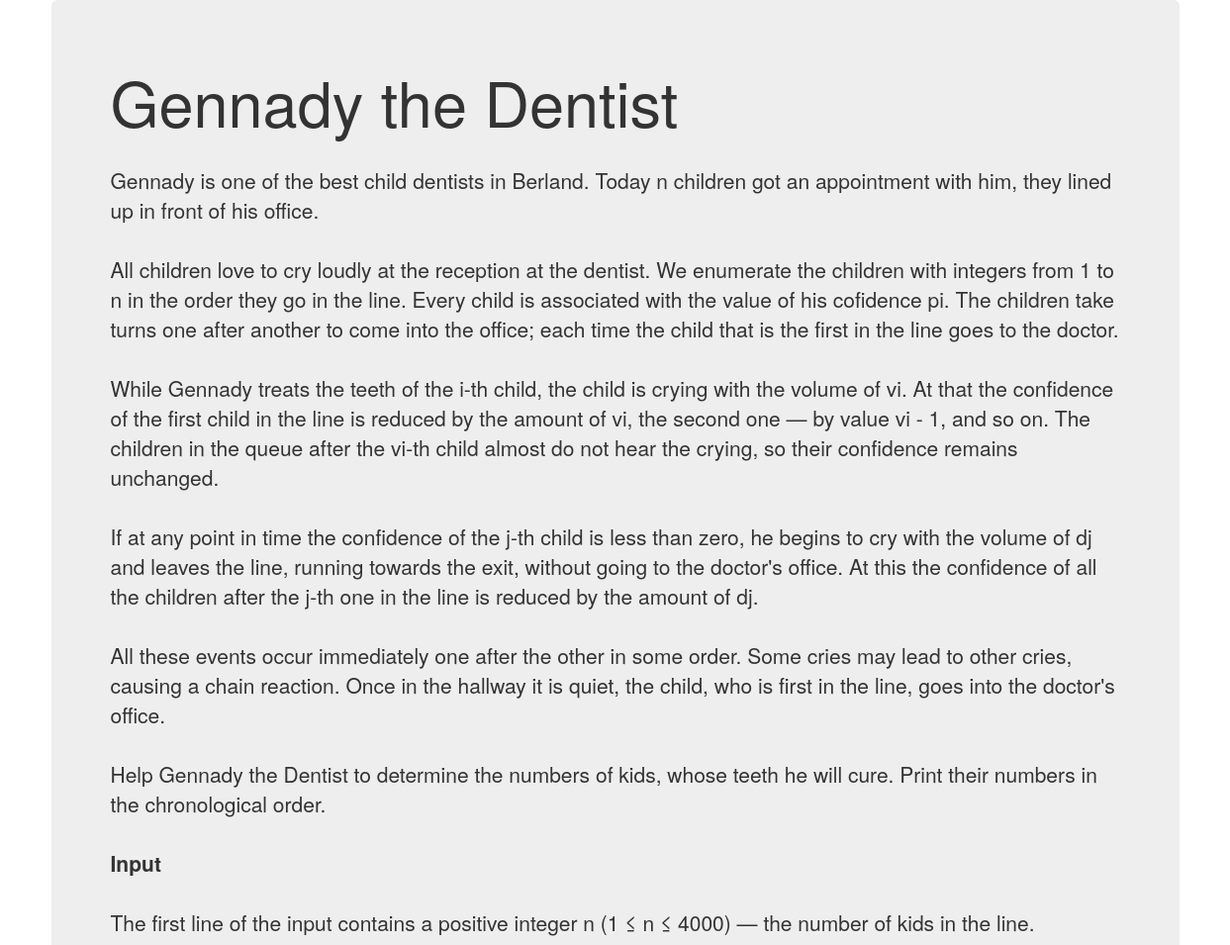
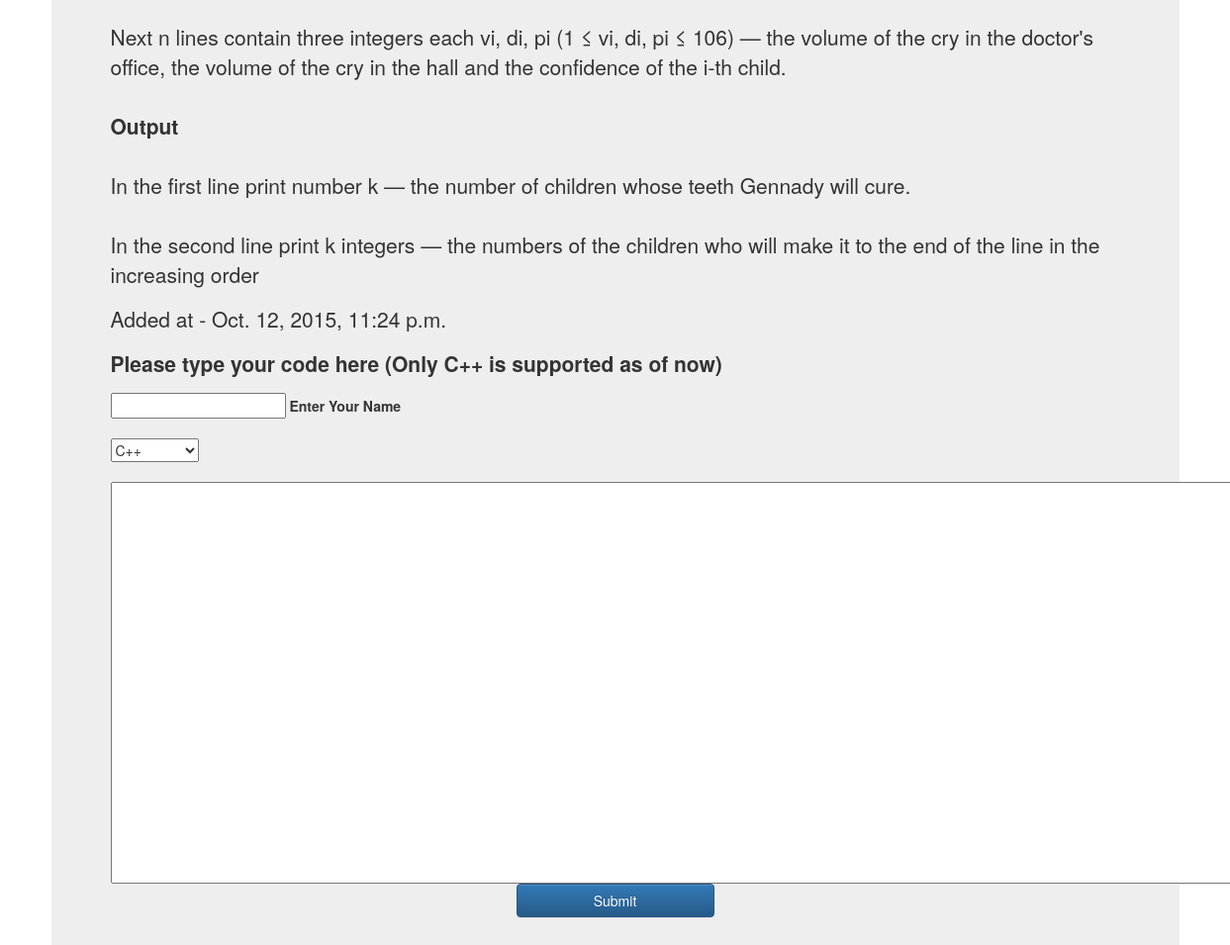
Screenshot of /Codemania/problems/tags/GENNADY/ with the database file from the repository (2 pictures, top to bottom).
### Codemania/models.py (models this page shows, shortened)
class Problem(models.Model):
	problem_statement = models.CharField(max_length = 5000)
	title = models.CharField(max_length = 10)
	problem_name = models.CharField(max_length = 200)
	test_cases = models.CharField(max_length = 10000)
	correct_answer = models.CharField(max_length = 10000, default = '')
	added_at = models.DateTimeField('Addition Time')
	solvedby = models.CharField(max_length = 100)

### Codemania/views.py (the view)
# urls.py: url(r'^/problems/tags/(?P<title>[a-zA-Z0-9_.-]+)/$', views.get_problem),
def get_problem(request, title):
	problem = Problem.objects.get(title = title)
	context = RequestContext(request, {'problem':problem,})
	return render(request,"Codemania/problems/problem.html",context)

### Codemania/templates/Codemania/problems/problem.html (shortened to what this page needs)
<html>
<head>
<link rel="stylesheet" href="https://maxcdn.bootstrapcdn.com/bootstrap/3.3.5/css/bootstrap.min.css">
<link rel="stylesheet" href="https://maxcdn.bootstrapcdn.com/bootstrap/3.3.5/css/bootstrap-theme.min.css">
</head>
<body>
{% if problem %}
<div class="container">
  <div class="jumbotron">
    <h1>{{problem.problem_name}}</h1>
    <br>
    <p>{{problem.problem_statement|safe}}</p>
<p>Added at - {{problem.added_at}}</p>
<p><strong>Please type your code here (Only C++ is supported as of now)</strong></p>
<form method="POST" action = '/Codemania/problems/submit'>{% csrf_token %}
<input type = "text" name = "user" id = "frm"> <strong> Enter Your Name</strong><br><br>
<select name="language">
  <option value="CPP">C++</option>
</select>
<br> <br>
<textarea name = "code" rows = "20" cols = "150"></textarea>
<br>
<center>
<button type = "submit" class ="btn btn-primary" style = "width:200px;">Submit</button></center>
</form>
</div>
</div>
{% else %}
 <p>Invalid Code</p>
{% endif %}
</body>
</html>

### rows the page displays
Problem: problem_name "Gennady the Dentist", problem_statement "Gennady is one of the best child dentists in Berland. Today n children got an appointment with him, they lined up in front of his office. All children love to cry loudly at the reception at the dentist. We enumerate the children with integers from 1 to n in the order they go in the line. Every child is associated with the value of his cofidence pi. The children take turns one after another to come into the office; each time the child that is the first in the line goes to the doctor. While Gennady treats the teeth of the i-th child, the child is crying with the volume of vi. At that the confidence of the first child in the line is reduced by the amount of vi, the second one — by value vi -…", added_at "Oct. 12, 2015, 11:24 p.m."
